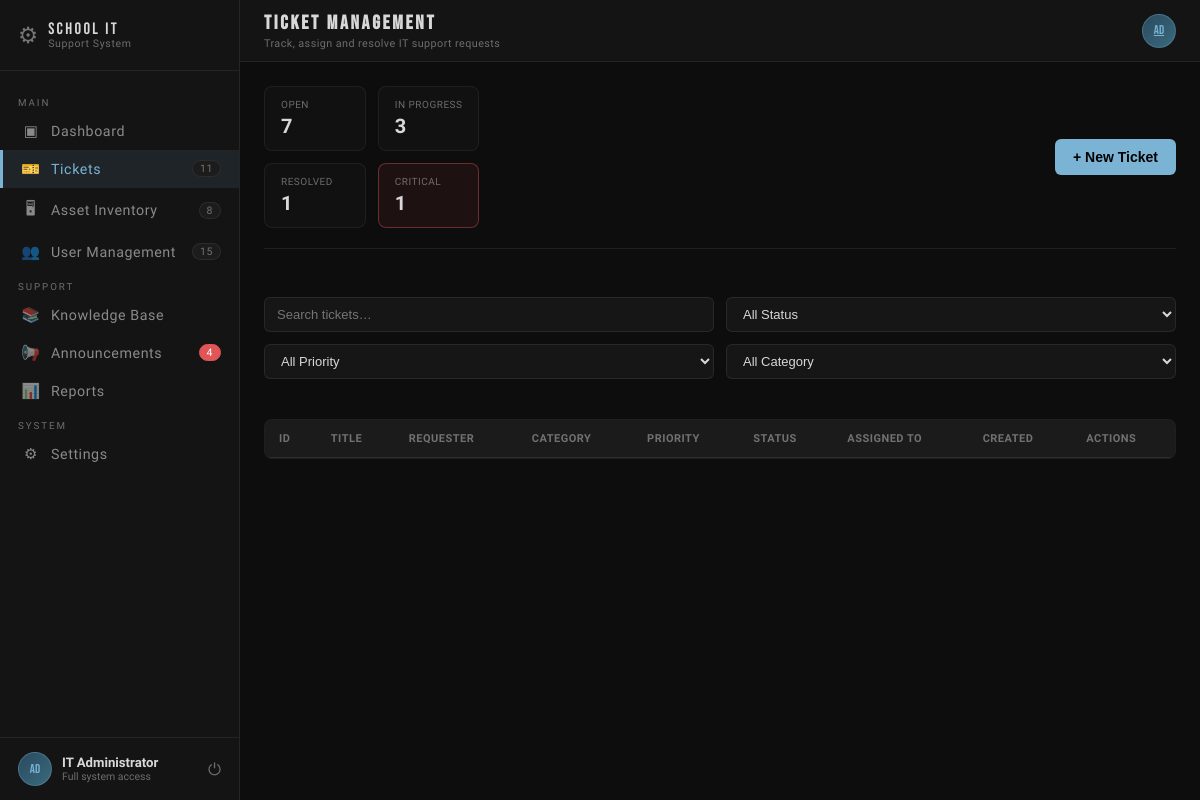
Screenshot of /tickets (signed in) with the database file from the repository.
### models.py (models this page shows, shortened)
class User(db.Model):
    __tablename__ = 'users'
    id            = db.Column(db.Integer, primary_key=True)
    username      = db.Column(db.String(80),  unique=True, nullable=False)
    email         = db.Column(db.String(120), unique=True, nullable=False)
    password_hash = db.Column(db.String(255), nullable=False)
    full_name     = db.Column(db.String(120), nullable=False)
    role_id       = db.Column(db.Integer, db.ForeignKey('roles.id'), nullable=False)
    department    = db.Column(db.String(100))
    phone         = db.Column(db.String(20))
    is_active     = db.Column(db.Boolean, default=True)
    last_login    = db.Column(db.DateTime)
    created_at    = db.Column(db.DateTime, default=datetime.utcnow)
    updated_at    = db.Column(db.DateTime, default=datetime.utcnow, onupdate=datetime.utcnow)
    role                = db.relationship('Role', back_populates='users')
    submitted_tickets   = db.relationship('Ticket', foreign_keys='Ticket.requester_id',   back_populates='requester',  lazy='dynamic')
    assigned_tickets    = db.relationship('Ticket', foreign_keys='Ticket.assigned_to_id', back_populates='assigned_to', lazy='dynamic')
    comments            = db.relationship('TicketComment',        back_populates='author',     lazy='dynamic')
    assets_assigned     = db.relationship('Asset',                back_populates='assigned_to', lazy='dynamic')
    maintenance_logs    = db.relationship('AssetMaintenance',     back_populates='performed_by', lazy='dynamic')
    kb_articles         = db.relationship('KnowledgeBaseArticle', back_populates='author',      lazy='dynamic')
    announcements       = db.relationship('Announcement',         back_populates='author',      lazy='dynamic')
    notifications       = db.relationship('Notification',         back_populates='user',        lazy='dynamic')
    audit_logs          = db.relationship('AuditLog',             back_populates='user',        lazy='dynamic')

class Role(db.Model):
    __tablename__ = 'roles'
    id          = db.Column(db.Integer, primary_key=True)
    name        = db.Column(db.String(50), unique=True, nullable=False)   # admin | it_staff | faculty | student
    description = db.Column(db.String(200))
    created_at  = db.Column(db.DateTime, default=datetime.utcnow)
    users = db.relationship('User', back_populates='role', lazy='dynamic')

### main.py (the view)
    @app.route('/tickets')
    def tickets_page():
        if 'user_id' not in session:
            return redirect(url_for('login'))
        from models import Ticket, User
        user = User.query.get(session['user_id'])
        if user and user.role.name == 'student':
            ticket_stats = {
                'open': Ticket.query.filter_by(status='open', requester_id=user.id).count(),
                'in_progress': Ticket.query.filter_by(status='in_progress', requester_id=user.id).count(),
                'resolved': Ticket.query.filter_by(status='resolved', requester_id=user.id).count(),
                'critical': Ticket.query.filter_by(priority='critical', requester_id=user.id).count(),
            }
        else:
            ticket_stats = {
                'open': Ticket.query.filter_by(status='open').count(),
                'in_progress': Ticket.query.filter_by(status='in_progress').count(),
                'resolved': Ticket.query.filter_by(status='resolved').count(),
                'critical': Ticket.query.filter_by(priority='critical').count(),
            }
        return render_template('tickets.html', ticket_stats=ticket_stats)

### templates/tickets.html (shortened to what this page needs)
{% extends 'base.html' %}
{% block page_heading %}Ticket Management{% endblock %}
{% block page_sub %}Track, assign and resolve IT support requests{% endblock %}
{% block extra_css %}
<link rel="stylesheet" href="{{ url_for('static', filename='css/tickets.css') }}"/>
{% endblock %}
{% block content %}
<div class="tickets-header">
  <div class="tickets-stats">
    <div class="stat-box">
      <span class="stat-label">Open</span>
      <span class="stat-number">{{ ticket_stats.open }}</span>
    </div>
    <div class="stat-box">
      <span class="stat-label">In Progress</span>
      <span class="stat-number">{{ ticket_stats.in_progress }}</span>
    </div>
    <div class="stat-box">
      <span class="stat-label">Resolved</span>
      <span class="stat-number">{{ ticket_stats.resolved }}</span>
    </div>
    <div class="stat-box critical">
      <span class="stat-label">Critical</span>
      <span class="stat-number">{{ ticket_stats.critical }}</span>
    </div>
  </div>
  <button class="btn-primary" onclick="openCreateModal()">+ New Ticket</button>
</div>
<div class="tickets-filters">
  <input type="text" id="searchInput" placeholder="Search tickets…" onkeyup="applyFilters()">
  <select id="statusFilter" onchange="applyFilters()">
    <option value="">All Status</option>
  </select>
  <select id="priorityFilter" onchange="applyFilters()">
    <option value="">All Priority</option>
  </select>
  <select id="categoryFilter" onchange="applyFilters()">
    <option value="">All Category</option>
  </select>
</div>
<div class="tickets-container">
  <table class="tickets-table" id="ticketsTable">
    <thead>
      <tr>
        <th>ID</th>
        <th>Title</th>
        <th>Requester</th>
        <th>Category</th>
        <th>Priority</th>
        <th>Status</th>
        <th>Assigned To</th>
        <th>Created</th>
        <th>Actions</th>
      </tr>
    </thead>
  </table>
</div>
{% endblock %}

### templates/base.html (shortened to what this page needs)
<!DOCTYPE html>
<html lang="en">
<head>
  <link rel="stylesheet" href="{{ url_for('static', filename='css/pages.css') }}"/>
  {% block extra_css %}{% endblock %}
</head>
<body>
<aside class="sidebar" id="sidebar">
  <div class="sidebar__brand"><span class="brand-gear">⚙</span><div class="brand-text"><span class="brand-title">SCHOOL IT</span><span class="brand-sub">Support System</span></div></div>
  <nav class="sidebar__nav">
    <p class="nav-section-label">MAIN</p>
    {% if current_user and current_user.role.name != 'student' %}
    <a href="{{ url_for('dashboard') }}" class="nav-item{% if request.path == url_for('dashboard') %} active{% endif %}"><span class="nav-icon">▣</span> Dashboard</a>
    {% endif %}
    <a href="{{ url_for('tickets_page') }}" class="nav-item{% if request.path.startswith('/tickets') %} active{% endif %}"><span class="nav-icon">🎫</span> Tickets{% if ticket_count %}<span class="nav-badge">{{ ticket_count }}</span>{% endif %}</a>
    {% if current_user and current_user.role.name != 'student' %}
    <a href="{{ url_for('assets_page') }}" class="nav-item{% if request.path.startswith('/assets') %} active{% endif %}"><span class="nav-icon">🖥</span> Asset Inventory{% if asset_count %}<span class="nav-badge">{{ asset_count }}</span>{% endif %}</a>
    <a href="{{ url_for('users_page') }}" class="nav-item{% if request.path.startswith('/users') %} active{% endif %}"><span class="nav-icon">👥</span> User Management{% if user_count %}<span class="nav-badge">{{ user_count }}</span>{% endif %}</a>
    {% endif %}
    <p class="nav-section-label">SUPPORT</p>
    <a href="{{ url_for('kb_page') }}" class="nav-item{% if request.path.startswith('/kb') %} active{% endif %}"><span class="nav-icon">📚</span> Knowledge Base</a>
    <a href="{{ url_for('announcements_page') }}" class="nav-item{% if request.path.startswith('/announcements') %} active{% endif %}"><span class="nav-icon">📢</span> Announcements{% if announcement_count %}<span class="nav-badge new">{{ announcement_count }}</span>{% endif %}</a>
    {% if current_user and current_user.role.name != 'student' %}
    <a href="{{ url_for('reports_page') }}" class="nav-item{% if request.path.startswith('/reports') %} active{% endif %}"><span class="nav-icon">📊</span> Reports</a>
    {% endif %}
    <p class="nav-section-label">SYSTEM</p>
    {% if current_user and current_user.role.name != 'student' %}
    <a href="#" class="nav-item"><span class="nav-icon">⚙</span> Settings</a>
    {% endif %}
  </nav>
  <div class="sidebar__footer">
    <div class="user-avatar">{{ current_user.username[:2].upper() if current_user }}</div>
    <div class="user-meta"><span class="user-name">{{ current_user.full_name if current_user }}</span><span class="user-role">{{ current_user.role.description if current_user and current_user.role }}</span></div>
    <a href="{{ url_for('logout_page') }}" class="logout-btn">⏻</a>
  </div>
</aside>
<div class="main">
  <header class="topbar">
    <div class="topbar__left"><h2 class="page-heading">{% block page_heading %}{% endblock %}</h2><span class="page-sub">{% block page_sub %}{% endblock %}</span></div>
    <div class="topbar__right">
      <a href="{{ url_for('profile_page') }}" class="topbar-avatar" title="Profile">{{ current_user.username[:2].upper() if current_user }}</a>
    </div>
  </header>
  <div class="page-content">
    {% block content %}{% endblock %}
  </div>
</div>
</body>
</html>

### static/css/pages.css (style rules this page uses)
*, *::before, *::after { box-sizing: border-box; margin: 0; padding: 0; }
:root { --bg: #0d0d0d; --bg2: #141414; --bg3: #1c1c1c; --bg4: #242424; --border: rgba(255,255,255,0.07); --border2: rgba(255,255,255,0.12); --text: #d8d8d8; --text-dim: rgba(255,255,255,0.38); --text-muted:rgba(255,255,255,0.22); --accent: #7ab3d4; --accent-bg: rgba(122,179,212,0.1); --green: #4caf82; --green-bg: rgba(76,175,130,0.1); --warn: #e0a840; --warn-bg: rgba(224,168,64,0.1); --danger: #e05555; --danger-bg: rgba(224,85,85,0.1); --purple: #b07fd4; --purple-bg: rgba(176,127,212,0.1); --sidebar-w: 240px; --topbar-h: 62px; --radius: 4px; }
html, body { height: 100%; background: var(--bg); color: var(--text); font-family: 'Rajdhani', sans-serif; font-size: 15px; }
.sidebar { position: fixed; top: 0; left: 0; width: var(--sidebar-w); height: 100vh; background: var(--bg2); border-right: 1px solid var(--border); display: flex; flex-direction: column; z-index: 100; transition: transform 0.3s ease; }
.sidebar__brand { display: flex; align-items: center; gap: 10px; padding: 20px 18px; border-bottom: 1px solid var(--border); }
.brand-gear { font-size: 1.5rem; opacity: 0.5; animation: spin 10s linear infinite; }
.brand-text { display: flex; flex-direction: column; line-height: 1.1; }
.brand-title { font-family: 'Bebas Neue', sans-serif; font-size: 1.1rem; letter-spacing: 0.14em; color: var(--text); }
.brand-sub { font-size: 0.7rem; letter-spacing: 0.06em; color: var(--text-dim); }
.sidebar__nav { flex: 1; padding: 16px 0; overflow-y: auto; }
.nav-section-label { padding: 10px 18px 4px; font-size: 0.65rem; letter-spacing: 0.2em; color: var(--text-dim); }
.nav-item { display: flex; align-items: center; gap: 10px; padding: 10px 18px; color: rgba(255,255,255,0.5); text-decoration: none; font-size: 0.95rem; font-weight: 500; letter-spacing: 0.04em; border-left: 3px solid transparent; transition: color 0.2s, background 0.2s, border-color 0.2s; position: relative; }
.nav-item.active { color: var(--accent); background: var(--accent-bg); border-left-color: var(--accent); }
.nav-icon { font-size: 1rem; width: 20px; text-align: center; }
.nav-badge { margin-left: auto; background: var(--bg3); border: 1px solid var(--border); color: var(--text-dim); font-size: 0.7rem; padding: 1px 7px; border-radius: 20px; }
.nav-badge.new { background: var(--danger); color: #fff; border-color: var(--danger); }
.sidebar__footer { padding: 14px 18px; border-top: 1px solid var(--border); display: flex; align-items: center; gap: 10px; }
.user-avatar, .topbar-avatar { width: 34px; height: 34px; border-radius: 50%; background: linear-gradient(135deg, #2a4a5e, #3a6a7e); display: flex; align-items: center; justify-content: center; font-family: 'Bebas Neue', sans-serif; font-size: 0.85rem; color: var(--accent); border: 1px solid rgba(122,179,212,0.3); flex-shrink: 0; }
.user-meta { display: flex; flex-direction: column; flex: 1; min-width: 0; }
.user-name { font-size: 0.88rem; font-weight: 600; white-space: nowrap; overflow: hidden; text-overflow: ellipsis; }
.user-role { font-size: 0.7rem; color: var(--text-dim); }
.logout-btn { color: var(--text-dim); text-decoration: none; font-size: 1.1rem; transition: color 0.2s; }
.main { margin-left: var(--sidebar-w); min-height: 100vh; display: flex; flex-direction: column; }
.topbar { position: sticky; top: 0; z-index: 90; height: var(--topbar-h); background: var(--bg2); border-bottom: 1px solid var(--border); display: flex; align-items: center; gap: 16px; padding: 0 24px; }
.topbar__left { flex: 1; display: flex; flex-direction: column; gap: 2px; }
.page-heading { font-family: 'Bebas Neue', sans-serif; font-size: 1.3rem; letter-spacing: 0.14em; color: var(--text); }
.page-sub { font-size: 0.72rem; color: var(--text-dim); letter-spacing: 0.04em; }
.topbar__right { display: flex; align-items: center; gap: 14px; }
.page-content { padding: 24px; display: flex; flex-direction: column; gap: 20px; animation: fadeUp 0.4s ease both; }
.btn-primary { background: var(--accent); border-color: var(--accent); color: #0d1a22; }

### rows the page displays
User: username "AD", full_name "IT Administrator"
Role: role "Full system access"

### other values shown
{{ ticket_count }} "11"
{{ asset_count }} "8"
{{ user_count }} "15"
{{ announcement_count }} "4"
{{ ticket_stats.open }} "7"
{{ ticket_stats.in_progress }} "3"
{{ ticket_stats.resolved }} "1"
{{ ticket_stats.critical }} "1"
